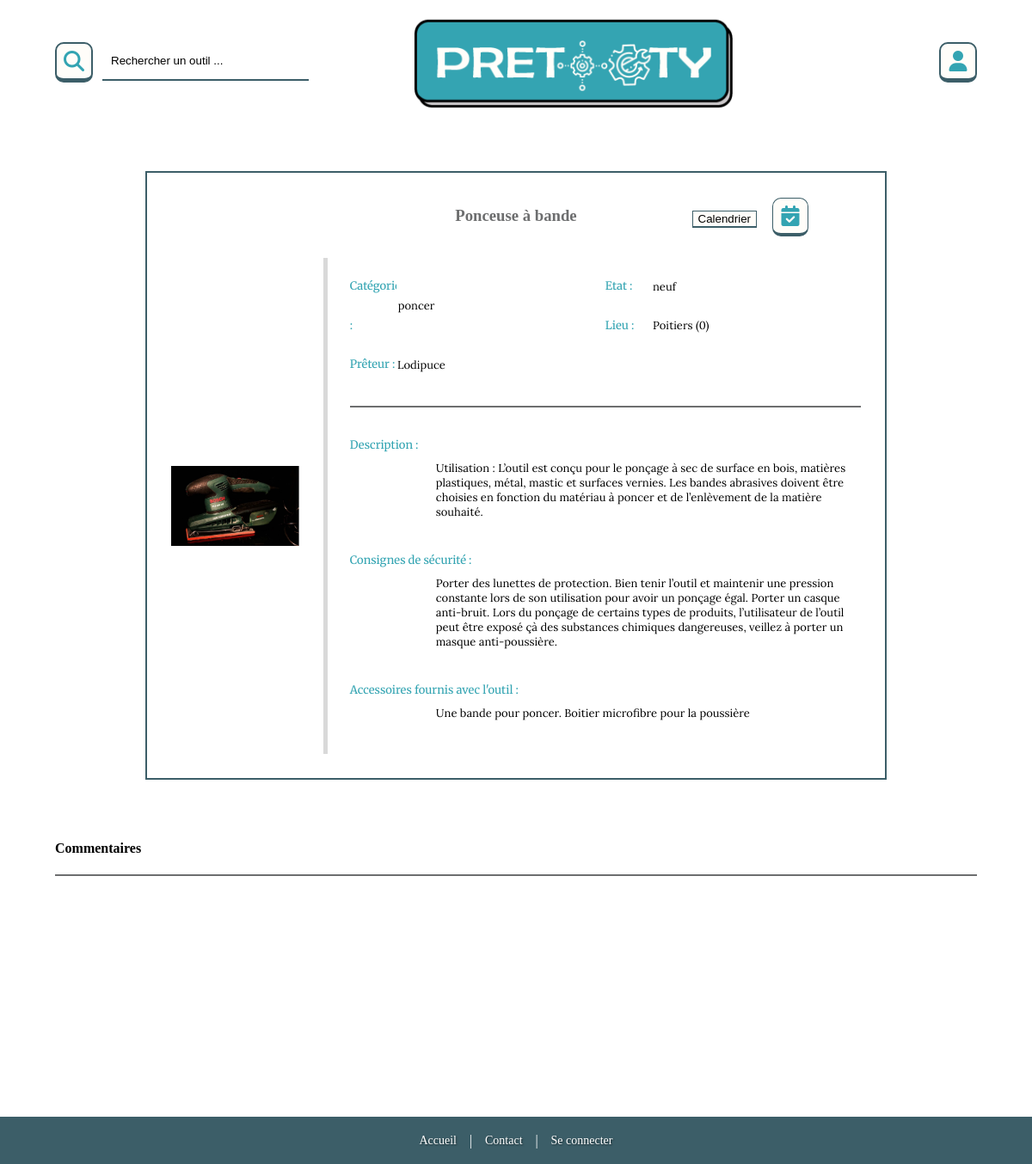
The page /toolSheet.php?id_outil=6 on the database as committed earlier.
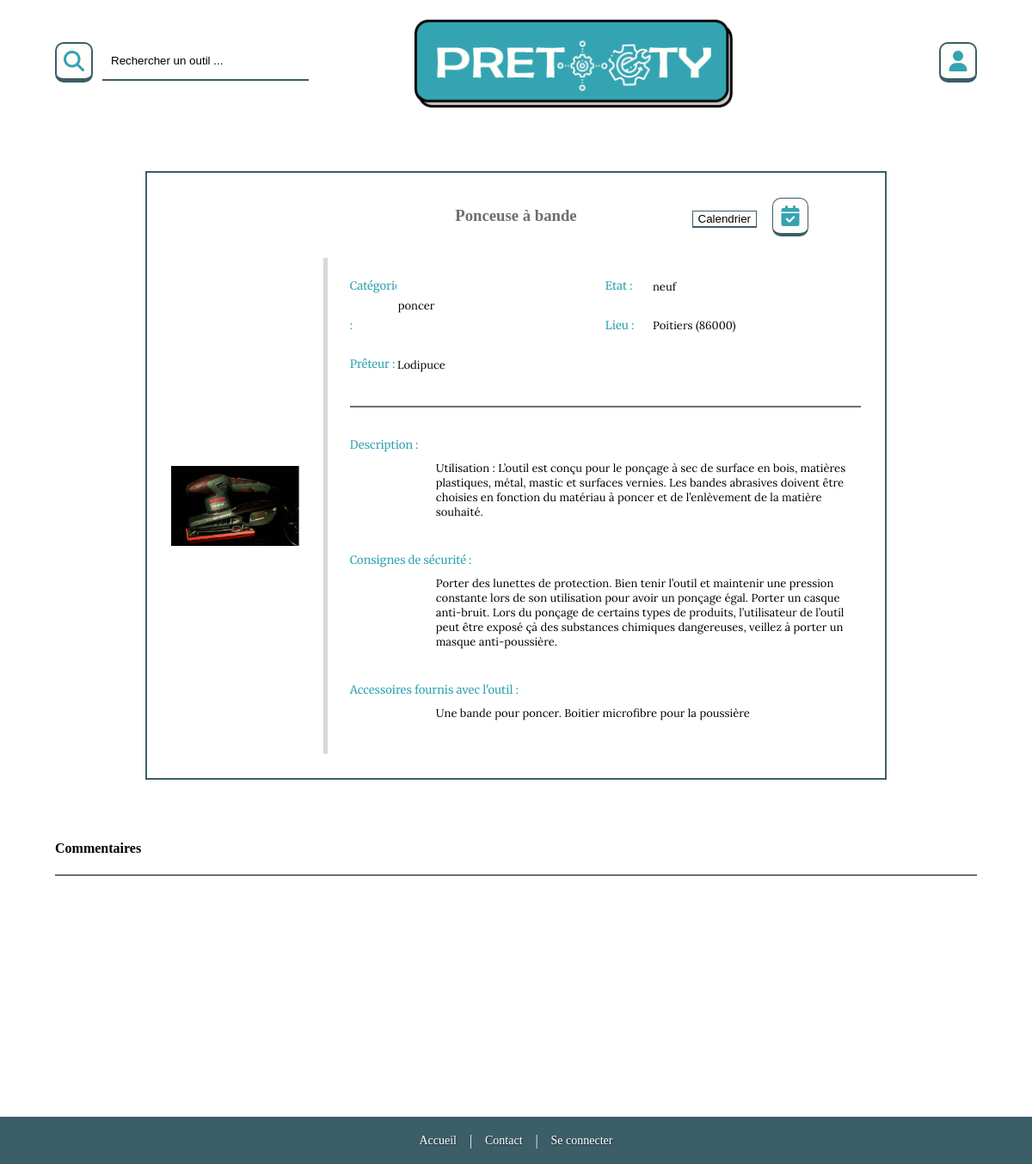
The same page on the database as committed later.
### tables this page shows
CREATE TABLE `outil` (
  `id_outil` int(11) NOT NULL,
  `nom_outil` varchar(100) DEFAULT NULL,
  `description` text DEFAULT NULL,
  `consignes_securite` text NOT NULL,
  `accessoires` text NOT NULL,
  `photo` varchar(255) NOT NULL,
  `id_utilisateur` int(11) NOT NULL,
  `id_categorie` int(11) NOT NULL,
  `id_etat_outil` int(11) NOT NULL,
  `id_disponibilite` int(11) NOT NULL
);

CREATE TABLE `utilisateur` (
  `id_utilisateur` int(11) NOT NULL,
  `id_provisoire` varchar(50) NOT NULL,
  `pseudonyme` varchar(50) NOT NULL,
  `mail` varchar(100) NOT NULL,
  `mdp` varchar(255) NOT NULL,
  `ville` varchar(100) NOT NULL,
  `id_theme` int(11) NOT NULL,
  `id_police` int(11) NOT NULL,
  `id_statut` int(11) NOT NULL,
  `nom_utilisateur` varchar(50) NOT NULL,
  `prenom_utilisateur` varchar(50) NOT NULL,
  `tel` varchar(15) NOT NULL,
  `adresse` varchar(100) NOT NULL,
  `cp` int(15) NOT NULL,
  `categorie_u` int(2) NOT NULL
);

CREATE TABLE `categorie` (
  `id_categorie` int(11) NOT NULL,
  `nom_categorie` varchar(50) DEFAULT NULL
);

CREATE TABLE `etat_outil` (
  `id_etat_outil` int(11) NOT NULL,
  `nom_etat` varchar(50) NOT NULL
);

### php/functions.php (called while the page is built, shortened)
    <?php
function showToolSheet() {
    include('php/dataBaseConnexion.php');
    $query = $db->prepare('SELECT * FROM outil INNER JOIN categorie ON outil.id_categorie = categorie.id_categorie INNER JOIN utilisateur ON outil.id_utilisateur = utilisateur.id_utilisateur INNER JOIN etat_outil ON outil.id_etat_outil = etat_outil.id_etat_outil WHERE id_outil = :id_tool');
    $query->execute([
        "id_tool" => $_GET['id_outil'],
    ]);
    $tool = $query->fetch(PDO::FETCH_ASSOC);
    return $tool;
}
?>

### toolSheet.php (the view, shortened to what the changed rows need)
<!DOCTYPE html>
<html lang="fr-FR">
    <head>
        <link rel="stylesheet" href="assets/css/style.css">
    </head>
    <body>
        <?php include('views\header.php');
        include('php/functions.php');
        $tool = showToolSheet(); ?>
        <main>
            <section class="toolSheetContainer">
                <form class="toolSheetForm">
                    <section class="toolSheetFormTitle">
                        <h1><?= $tool['nom_outil'] ?></h1>
                        <section class="button40px squareButton toolSheetCalendarBigButton"><i class="fa-solid fa-calendar-check fa-xl"></i></section>
                        <input type="button" value="Calendrier" class="squareButton toolSheetCalendarBigButton toolSheetCalendarBigButtonTemporary"/>
                    </section>
                    <section class="toolSheet">
                        <section class="toolSheetLeftSection">
                            <img src="./assets/img/tools/<?= $tool['photo'] ?>" alt="photo de l'outil" class="photoTool"/>
                        </section>
                        <section class="toolSheetRightSection">
                            <section class="toolSheetTopSection">
                                <section class="toolSheetTopLeftSection">
                                    <section class="toolSheetFirstInformations toolSheetCategory">
                                        <label for="toolCategory" class="title fontSize13px toolSheetLabel">Catégorie :</label>
                                        <input type="text" name="toolCategory" value="<?= $tool['nom_categorie'] ?>" style="border:transparent" class="text fontSize13px inputToolSheet"/>
                                    </section>
                                    <section class="toolSheetFirstInformations toolSheetLender">
                                        <label for="lender" class="title fontSize13px toolSheetLabel">Prêteur :</label>
                                        <input type="text" name="lender" value="<?= $tool['pseudonyme'] ?>" style="border:transparent" class="text fontSize13px inputToolSheet"/>
                                    </section>
                                </section>
                                <section class="toolSheetTopRightSection">
                                    <section class="toolSheetFirstInformations toolSheetStatus">
                                        <label for="toolSatus" class="title fontSize13px toolSheetLabel">Etat :</label>
                                        <input type="text" name="toolSatus" value="<?= $tool['nom_etat'] ?>" style="border:transparent" class="text fontSize13px inputToolSheet"/>
                                    </section>
                                    <section class="toolSheetFirstInformations toolSheetPlace">
                                        <label for="toolPlace" class="title fontSize13px toolSheetLabel">Lieu :</label>
                                        <input type="text" name="toolPlace" value="<?= $tool['ville'] ?> (<?= $tool['cp'] ?>)" style="border:transparent" class="text fontSize13px inputToolSheet"/>
                                    </section>
                                </section>
                        </section>
                        <section class="toolSheetBottomSection">
                            <section class="toolInformations">
                                <label for="toolDescription" class="title fontSize13px toolInformationsLabel">Description :</label>
                                <p name="toolDescription" id="toolDescription" class="text fontSize13px toolInputTextInformations"><?= $tool['description'] ?></p>
                            </section>
                            <section class="toolInformations">
                                <label for="toolSecurity" class="title fontSize13px toolInformationsLabel">Consignes de sécurité :</label>
                                <p name="toolSecurity" id="toolSecurity" class="text fontSize13px toolInputTextInformations"><?= $tool['consignes_securite'] ?></p>
                            </section>
                            <section class="toolInformations">
                                <label for="toolAccessories" class="title fontSize13px toolInformationsLabel">Accessoires fournis avec l'outil :</label>
                                <p name="toolAccessories" id="toolAccessories" class="text fontSize13px toolInputTextInformations"><?= $tool['accessoires'] ?></p>
                            </section>
                        </section>
                    </section>
                </form>
            </section>
            <section class="commentContainer">
                <section class="separationLineBottom2px">
                    <h1>Commentaires</h1>
                </section>
            </section>
        </main>
    </body>
</html>

Rows that differ between the two databases and show on the page:
changed through a linked row, outil "Ponceuse à bande": toolPlace "Poitiers (0)" → "Poitiers (86000)"
